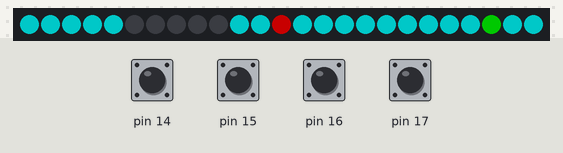
The sketch below on a simulated Arduino Uno, built with avr-gcc and run on an emulated ATmega328P. On the bench: 25 RGB LEDs in strip order, left to right. The inputs (shaded band) are chosen by the test bench; at power-on: pin 14–17 HIGH. Dim RGB values are drawn brighter than linear; random numbers use the default seed unless the sketch sets one.

Above: at 1.4 s.
At 2.8 s:
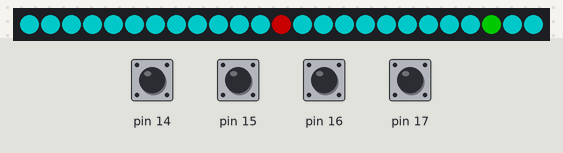
2.9 s: pin 14 pulled LOW for 0.15 s
4.5 s: pin 15 pulled LOW for 1 s
7.0 s: pin 16 pulled LOW for 0.15 s
8.6 s: pin 17 pulled LOW for 1 s
11.1 s: pin 14 pulled LOW for 1 s
13.6 s: pin 16 pulled LOW for 1 s
Timing chart, 0 to 16.6 s (numbered marks = the images above; inputs shaded):
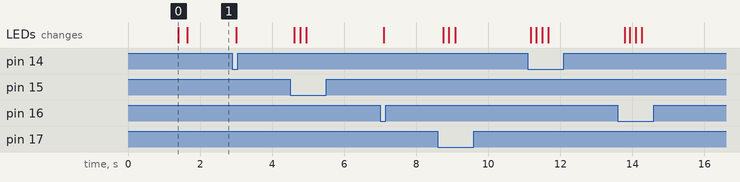

The sketch:

M6-Konzola.ino
```cpp
#include <Arduino.h>
#include <Wire.h>
#include <SoftwareSerial.h>

#include "Adafruit_NeoPixel.h"

#include "ADCTouch.h"

// Deklaracija varijabli i konstanti

// double angle_rad = PI/180.0;
// double angle_deg = 180.0/PI;
// void SET(double Xpos, double Ypos, double COLORnr);
double LED_NR; // Broj LED diode
double pocetni; // Početna vrijednost
Adafruit_NeoPixel strip = Adafruit_NeoPixel(25, 3, NEO_GRB + NEO_KHZ800); // Inicijalizacija LED trake
double X; // X pozicija igrača
double Y; // Y pozicija igrača
double bodovi; // Broj bodova
double X1; // X pozicija nove jabuke
double Y1; // Y pozicija nove jabuke
double A1ref; // Referentna vrijednost za senzor A1
double A2ref; // Referentna vrijednost za senzor A2
double A3ref; // Referentna vrijednost za senzor A3
double A0ref; // Referentna vrijednost za senzor A0
double currentTime = 0; // Trenutno vrijeme
double lastTime = 0; // Zadnje vrijeme
double getLastTime(){
    return currentTime = millis()/1000.0 - lastTime;
}

// Definicije funkcija

// Funkcija za postavljanje LED diode na ekranu na određenu poziciju s određenom bojom
void SET(double Xpos, double Ypos, double COLORnr)
{
    if((((Xpos) > (-1)) && ((Ypos) > (-1 ))) && (((5) > (Xpos)) && ((5) > (Ypos)))){
        LED_NR = ((((1) - (fmod(Ypos,2))) * (Xpos)) + ((5) * (Ypos))) + ((fmod(Ypos,2)) * ((4) - (Xpos)));
        SET(LED_NR,COLORnr);
    }else{
        _delay(0.001);
    }
}

// Funkcija za postavljanje cijelog reda LED dioda na ekranu
void SET_LED_ROW(double row, double LED0, double LED1, double LED2, double LED3, double LED4)
{
    SET(0,row,LED0);
    SET(1,row,LED1);
    SET(2,row,LED2);
    SET(3,row,LED3);
    SET(4,row,LED4);
}

// Funkcija za postavljanje boje određene LED diode
void SET(double LEDnr, double COLORnr)
{
    if(((2)==(3))){
        pocetni = ADCTouch.read(17, 100);
    }
    if(((COLORnr)==(0))){
        strip.setPixelColor(LEDnr, 0, 0, 0);
        strip.show();
    }else{
        if(((COLORnr)==(2))){
            strip.setPixelColor(LEDnr, 100, 0, 0);
            strip.show();
        }else{
            if(((COLORnr)==(1))){
                strip.setPixelColor(LEDnr, 0, 100, 0);
                strip.show();
            }else{
                if(((COLORnr)==(3))){
                    strip.setPixelColor(LEDnr, 0, 0, 100);
                    strip.show();
                }else{
                    if(((COLORnr)==(4))){
                        strip.setPixelColor(LEDnr, 100, 100, 0);
                        strip.show();
                    }else{
                        if(((COLORnr)==(5))){
                            strip.setPixelColor(LEDnr, 0, 100, 100);
                            strip.show();
                        }else{
                            strip.setPixelColor(LEDnr, 100, 0, 100);
                            strip.show();
                        }
                    }
                }
            }
        }
    }
    _delay(0.01);
}

// Inicijalizacija

void setup(){
    strip.begin();    LED_NR = 0;
    X = 2; // Početna X pozicija igrača
    Y = 2; // Početna Y pozicija igrača
    bodovi = 0; // Inicijalno postavljanje broja bodova na 0
    // Inicijalizacija ekrana
    for(int __i__=0;__i__<25;++__i__)
    {
        SET(LED_NR,5); // Postavljanje svih LED dioda na ekranu u boju 5 (crna)
        LED_NR += 1;
    }
    SET(2,2,2); // Postavljanje igrača na početnu poziciju
    X1 = random(0,(4)+1); // Generiranje nasumične X pozicije nove jabuke
    Y1 = random(0,(4)+1); // Generiranje nasumične Y pozicije nove jabuke
    SET(X1,Y1,1); // Postavljanje nove jabuke na ekran
    _delay(1); // Delay od 1 sekunde
    lastTime = millis()/1000.0; // Postavljanje trenutnog vremena
    // Postavljanje referentnih vrijednosti za senzore dodira
    A1ref = ADCTouch.read(15, 100);
    A2ref = ADCTouch.read(16, 100);
    A3ref = ADCTouch.read(17, 100);
    A0ref = ADCTouch.read(14, 100);
    // Postavljanje reda LED dioda na ekranu u određenu boju
    SET_LED_ROW(1,0,0,0,0,0);
    _delay(0.2); // Delay od 0.2 sekunde
    SET_LED_ROW(1,5,5,5,5,5); // Ponovno postavljanje reda LED dioda na ekranu u drugu boju
}

// Glavna petlja

void loop(){
    _delay(0.1); // Delay od 0.1 sekunde
    if((getLastTime()) < (30)){ // Ako je prošlo manje od 30 sekundi od početka igre
        // Provjera stanja senzora dodira i kretanje igrača
        if(((ADCTouch.read(15, 100)) - (A1ref)) > (10)){
            if((X) < (4)){
                SET(X,Y,5);
                X += 1;
                SET(X,Y,2);
            }
        }
        if(((ADCTouch.read(16, 100)) - (A2ref)) > (10)){
            if((Y) < (4)){
                SET(X,Y,5);
                Y += 1;
                SET(X,Y,2);
            }
        }
        if(((ADCTouch.read(14, 100)) - (A0ref)) > (10)){
            if((0) < (X)){
                SET(X,Y,5);
                X += -1;
                SET(X,Y,2);
            }
        }
        if(((ADCTouch.read(17, 100)) - (A3ref)) > (10)){
            if((0) < (Y)){
                SET(X,Y,5);
                Y += -1;
                SET(X,Y,2);
            }
        }
        // Provjera hvatanja jabuke
        if((((X)==(X1))) && (((Y)==(Y1)))){
            bodovi += 1; // Povećanje broja bodova
            X1 = random(0,(4)+1); // Generiranje nove nasumične X pozicije jabuke
            Y1 = random(0,(4)+1); // Generiranje nove nasumične Y pozicije jabuke
            SET(X1,Y1,1); // Postavljanje nove jabuke na ekran
        }
    }else{ // Ako je prošlo više od 30 sekundi od početka igre
        LED_NR = 0;
        // Postavljanje LED dioda na ekranu u određenu boju ovisno o broju osvojenih bodova
        for(int __i__=0;__i__<bodovi;++__i__)
        {
            SET(LED_NR,3);
            LED_NR += 1;
        }
    }
    _loop(); // Pozivanje pomoćne petlje
}

// Pomoćne funkcije

// Funkcija za delay u sekundama
void _delay(float seconds){
    long endTime = millis() + seconds * 1000;
    while(millis() < endTime)_loop();
}

// Pomoćna petlja
void _loop(){
}
```
